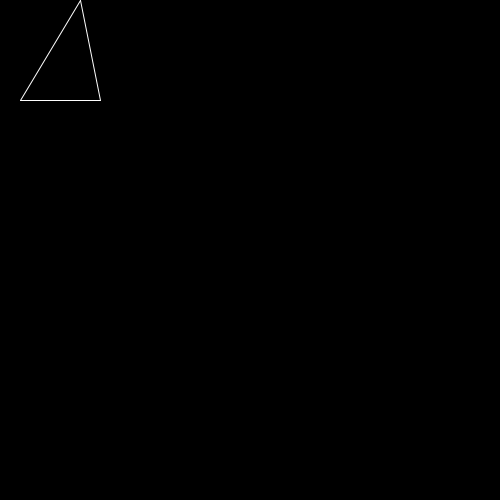
Frame 1 (no input)
Frame 60 (the mouse pressed at the canvas centre just before this capture): identical to frame 1, image omitted
Frame 120 (the mouse held since frame 60 and released just before this capture): identical to frame 1, image omitted

The Processing sketch that drew this single still picture (run headless with seeded random() and noise(); from frame 60 on, the mouse is pressed at the canvas centre):

// Processing sketch: H09Opdr7
// ── H09Opdr7.pde


void setup(){
  size(500,500); 
  
}


void draw(){
  background(0,0,0);
  stroke(255,255,255);
  driehoek(80, 0, 20, 100, 100, 100);
  
}

void driehoek(int x1, int y1, int x2, int y2, int x3, int y3){
line(x1, y1, x2, y2);
line(x2, y2, x3, y3);
line(x3, y3, x1, y1);
  
}
